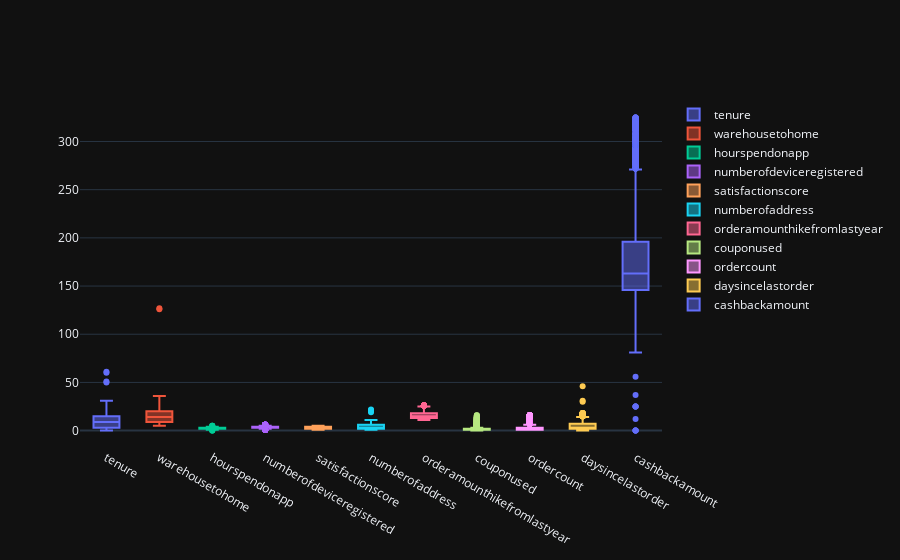

Here is the notebook cell this chart was saved with:
### Markdown cell above
# Outlier Treatment

We will now treat outliers. For this we will define the lower range and upper range which is going to be at a distnace of 1.5 times the Interquartile range from the respective whiskers

### Code cell
numeric_data = data.select_dtypes(include=np.number)
cat_data = data.select_dtypes(exclude=np.number)
fig = go.Figure()
for col in numeric_data.columns:
    fig.add_trace(go.Box(y=numeric_data[col],name=col))
fig.update_layout(template='plotly_dark')
fig.show()

### Figure 1 — Plotly figure (JSON) as saved in the notebook; plotly's stock layout.template omitted (floating-point values rounded to 4 significant figures; data arrays with more than 128 entries replaced by an {"elided": "..."} marker saying what was removed)
{"data": [{"name": "tenure", "type": "box", "y": {"elided": "5630 int values"}}, {"name": "warehousetohome", "type": "box", "y": {"elided": "5630 int values"}}, {"name": "hourspendonapp", "type": "box", "y": {"elided": "5630 int values"}}, {"name": "numberofdeviceregistered", "type": "box", "y": {"elided": "5630 int values"}}, {"name": "satisfactionscore", "type": "box", "y": {"elided": "5630 int values"}}, {"name": "numberofaddress", "type": "box", "y": {"elided": "5630 int values"}}, {"name": "orderamounthikefromlastyear", "type": "box", "y": {"elided": "5630 int values"}}, {"name": "couponused", "type": "box", "y": {"elided": "5630 int values"}}, {"name": "ordercount", "type": "box", "y": {"elided": "5630 int values"}}, {"name": "daysincelastorder", "type": "box", "y": {"elided": "5630 int values"}}, {"name": "cashbackamount", "type": "box", "y": {"elided": "5630 int values"}}], "layout": {}}
